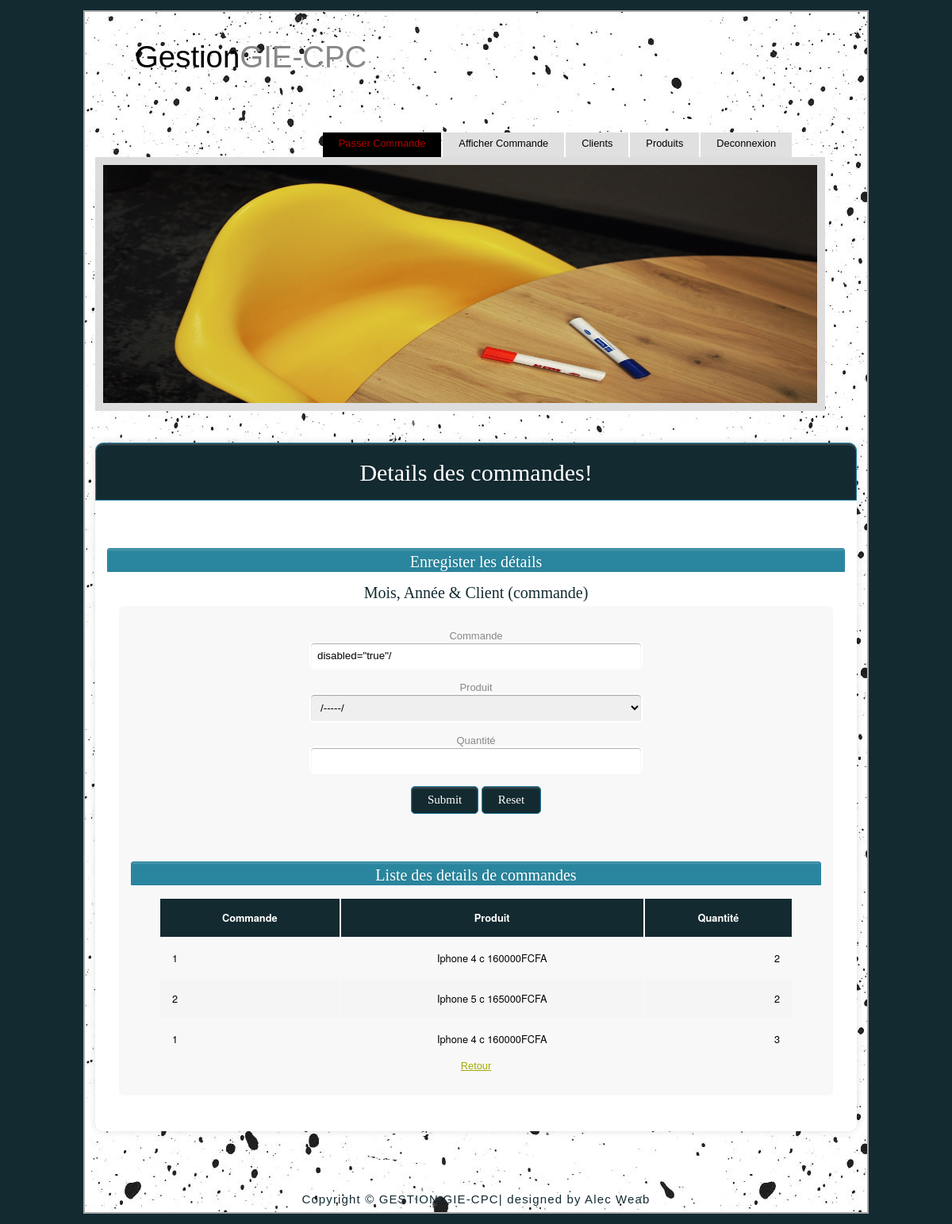
/detailcommande.php, run on the app's committed database.
### tables this page shows
CREATE TABLE `details` (
  `NumCommande` int(5) DEFAULT NULL,
  `NumProduit` int(5) DEFAULT NULL,
  `Qte` int(5) DEFAULT NULL
);

CREATE TABLE `produits` (
  `IdProduit` int(5) NOT NULL,
  `LibProduit` varchar(50) NOT NULL,
  `PrixUnitaireProduit` double NOT NULL
);

### detailcommande.php (the view, shortened to what this page needs)
<?php
									$bdd="gie";
									$con= mysqli_connect('localhost','root','');
										mysqli_select_db($con,$bdd) or die ("pas de connection");
?>
<!DOCTYPE HTML>
<html>
	<head>
		<link rel="stylesheet" type="text/css" href="style/style.css" />
	</head>
	<body>
		<div id="principal">
			<div id="header">
				<div id="ntp">
					<h1><a href="index.php">Gestion<span class="nom_tp">GIE-CPC</span></a></h1>
				</div>
				<div id="menubar">
					<ul id="menu">
						<li class="selected"><a href="gestioncommande.php">Passer Commande</a></li>
						<li><a href="etatcommande.php">Afficher Commande</a></li>
						<li><a href="gestionclient.php">Clients</a></li>
						<li><a href="gestionproduit.php">Produits</a></li>
						<li><a href="index.php">Deconnexion</a></li>
					</ul>
				</div>
			</div>
			<div id="contenu_site">
				<div id="banniere">
					<img src="images/office-1448219_1920.jpg" width="900" height="300">
				</div>
				<div class="formulaire">
					<h1>Details des commandes!<span></h1>
						<h2>Enregister les détails</h2>
						<form action="" method="POST">
							<div class="section">Mois, Année &amp; Client (commande)</div>
							<div class="inner-wrap">
							<center>
							<label>Commande
							<?php
							$idcom=$_GET['id'];
							echo'<input type="text" value='.$idcom.' disabled="true"/>';
							?>
										</label>
										<label>Produit
											<select name="field2" >
											<option>/-----/</option>
											</select>
										</label>
								<label>Quantité <input type="text" name="field3"/></label>
							</center>
							<div class="button-section">
								<input type="submit" name="Enregister" />
								<input type="reset" name="Annuler" />
							</div>
								<center>
									<table>
										<h2>Liste des details de commandes</h2>
										<thead>
											<tr>
												<th>Commande</th>
												<th>Produit</th>
												<th>Quantité</th>
											</tr>
										</thead>
										<tbody>
											<?php
												$sql1="SELECT * FROM details";
												$res1=mysqli_query($con,$sql1) or die ('Erreur SQL !<br />'.$sql1.'<br />'.mysql_error($con));
												while ($data1=mysqli_fetch_array($res1))
												{
													$idcom=$data1['NumCommande'];
													$idp=$data1['NumProduit'];
													$qte=$data1['Qte'];
													$sql2="SELECT LibProduit, PrixUnitaireProduit
														  FROM produits
														  WHERE IdProduit='".$idp."'";
													$res2=mysqli_query($con,$sql2) or die ('Erreur SQL!'.$sql2.'<br/>'.mysqli_error($con));
													if ($data2=mysqli_fetch_array($res2))
													{
														$lib=$data2['LibProduit'];
														$pu=$data2['PrixUnitaireProduit'];
													echo '<tr>
															<td>'.$idcom.'</td>
															<td>'.$lib.' '.$pu.'FCFA</td>
															<td>'.$qte.'</td>
														  </tr>';
													}
												}
											?>
										</tbody>
									</table>
								</center>
						</form>
						<a href="gestioncommande.php">Retour</a>
				</div>
			</div>
			<div id="footer">
				<p> Copyright &copy; GESTION GIE-CPC| designed by Alec Weab </p>
			</div>
		</div>
	</body>
</html>

### data on the page
details: NumCommande "1", produits.LibProduit "Iphone 4 c", produits.PrixUnitaireProduit "160000", Qte "2"
details: NumCommande "2", produits.LibProduit "Iphone 5 c", produits.PrixUnitaireProduit "165000", Qte "2"
details: NumCommande "1", produits.LibProduit "Iphone 4 c", produits.PrixUnitaireProduit "160000", Qte "3"
